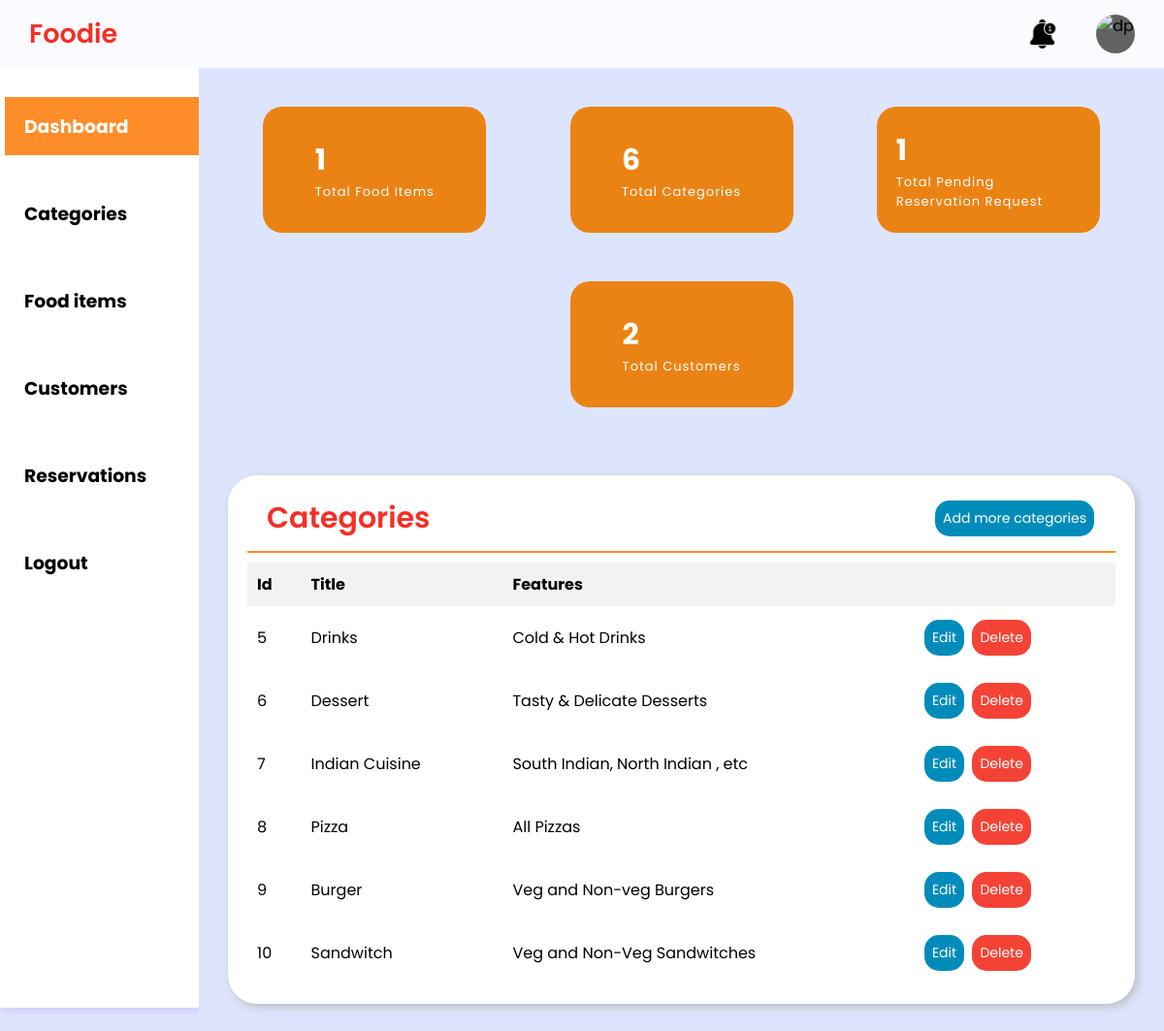
The app's page /admin-dashboard/categories/, older data.
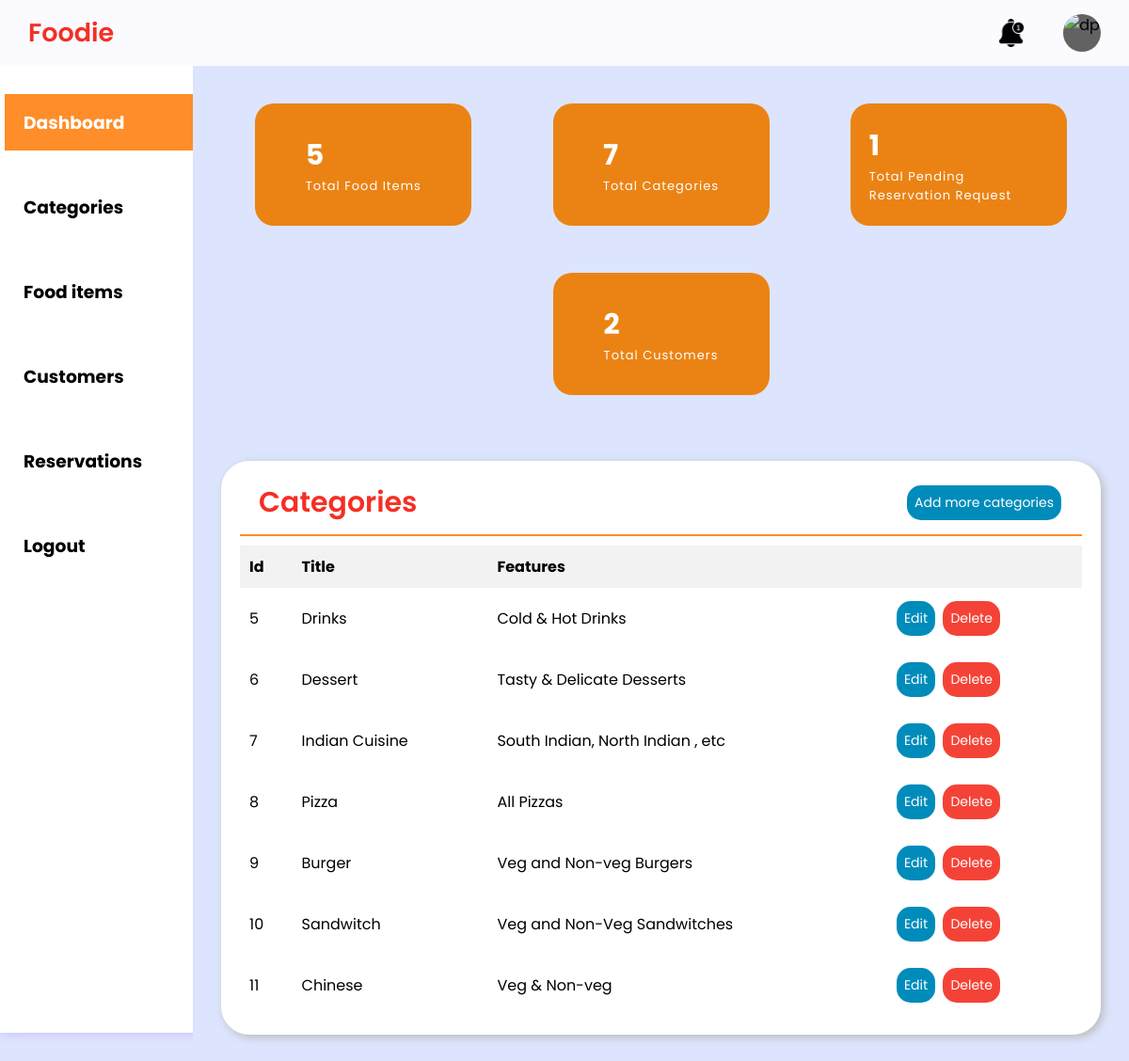
The same page, newer data.
### Home_App/models.py (models this page shows, shortened)
class category_table(models.Model):
    category_id = models.AutoField(primary_key=True)
    category_title = models.CharField(max_length=55)
    img_name = models.CharField(max_length = 55)
    feature = models.CharField(max_length = 90)

### Home_App/views.py (the view)
# urls.py: path('admin-dashboard/',hv.adminDashboard, name='admin-dashboard'),
def adminDashboard(request, section=None):
    section_template = {
        'categories': 'admin-dashboard-category.html',
        'customers': 'admin-dashboard-customers.html',
        'foodItems': 'admin-dashboard-foodItems.html',
        'reservation':'admin-dashboard-reservation.html',
        'recentOrders': 'admin-dashboard-recentOrders.html'
    }
    template_name = section_template.get(section, 'admin-dashboard.html')
    categories = category_table.objects.all()
    category_count = category_table.objects.count()
    foodItems = food_table.objects.all()
    foodItem_count = food_table.objects.count()
    customers = customer_table.objects.all()
    customer_count=customer_table.objects.count()
    reservation=reservation_table.objects.all()
    reservation_count=reservation_table.objects.filter(status='pending').count
    return render(request, template_name, {'categories':categories, 'categoryCount':category_count, 'foodItems':foodItems, 'food_item_count':foodItem_count, 'customers':customers, 'customerCount':customer_count, 'reservations':reservation, 'reservation_count':reservation_count})

### Template/admin-dashboard-category.html (shortened to what this page needs)
{% extends 'admin-dashboard.html' %}
{% block content %}
<section class="category-table-section">
    <div class="category-table-section">
        <div class="report-container">
            <div class="report-header">
                <h1 class="recent-orders">Categories</h1>
                <a href="{% url 'admin-dashboard-category-add' %}" class="btn-add">Add more categories</a>
            </div>
            <table class="report-body" style="width: 100%;">
                <thead class="report-topic-head">
                    <tr>
                        <th class="t-op">Id</th>
                        <th class="t-op">Title</th>
                        <th class="t-op">Features</th>
                        <th class="t-op"></th>
                    </tr>
                </thead>
                <tbody class="items12">
                    {% for category in categories %}
                    <tr>
                        <td class="t-op-nextlvl">{{ category.category_id}}</td>
                        <td class="t-op-nextlvl">{{ category.category_title}}</td>
                        <td class="t-op-nextlvl">{{ category.feature}}</td>
                        <td class="t-op-nextlvl">
                            <div class="update-btn">
                                <a href="{% url 'edit_category' category_id=category.category_id %}"
                                    class="btn-edit">Edit</a>
                                <a href="{% url 'admin-dashboard-category-delete' category_id=category.category_id %}"
                                    class="btn-delete">Delete</a>
                            </div>
                        </td>
                    </tr>
                    {% endfor %}
                </tbody>
            </table>
        </div>
    </div>
</section>
{% endblock %}

Row changes from the older to the newer data that the page shows:
added category_table: category_id "11", category_title "Chinese", feature "Veg & Non-veg"
Text that changed along with them:
{{ food_item_count }}: "1" → "5"
{{ categoryCount }}: "6" → "7"
